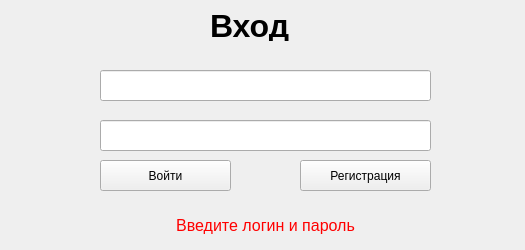
<?xml version="1.0" encoding="UTF-8"?>
<ui version="4.0">
 <class>MainWindow</class>
 <widget class="QMainWindow" name="MainWindow">
  <property name="geometry">
   <rect>
    <x>0</x>
    <y>0</y>
    <width>525</width>
    <height>250</height>
   </rect>
  </property>
  <property name="windowTitle">
   <string>MainWindow</string>
  </property>
  <widget class="QWidget" name="centralwidget">
   <widget class="QLineEdit" name="edit_login">
    <property name="geometry">
     <rect>
      <x>100</x>
      <y>70</y>
      <width>331</width>
      <height>31</height>
     </rect>
    </property>
   </widget>
   <widget class="QLineEdit" name="edit_password">
    <property name="geometry">
     <rect>
      <x>100</x>
      <y>120</y>
      <width>331</width>
      <height>31</height>
     </rect>
    </property>
    <property name="echoMode">
     <enum>QLineEdit::Password</enum>
    </property>
   </widget>
   <widget class="QLabel" name="label">
    <property name="geometry">
     <rect>
      <x>210</x>
      <y>10</y>
      <width>281</width>
      <height>31</height>
     </rect>
    </property>
    <property name="font">
     <font>
      <pointsize>24</pointsize>
      <weight>75</weight>
      <bold>true</bold>
     </font>
    </property>
    <property name="text">
     <string>Вход</string>
    </property>
   </widget>
   <widget class="QPushButton" name="btn_join">
    <property name="geometry">
     <rect>
      <x>100</x>
      <y>160</y>
      <width>131</width>
      <height>31</height>
     </rect>
    </property>
    <property name="text">
     <string>Войти</string>
    </property>
   </widget>
   <widget class="QPushButton" name="btn_reg">
    <property name="geometry">
     <rect>
      <x>300</x>
      <y>160</y>
      <width>131</width>
      <height>31</height>
     </rect>
    </property>
    <property name="text">
     <string>Регистрация</string>
    </property>
   </widget>
   <widget class="QLabel" name="label_error">
    <property name="geometry">
     <rect>
      <x>100</x>
      <y>210</y>
      <width>331</width>
      <height>31</height>
     </rect>
    </property>
    <property name="font">
     <font>
      <pointsize>12</pointsize>
     </font>
    </property>
    <property name="styleSheet">
     <string notr="true">QLabel{
color: rgb(255, 0, 0);
}</string>
    </property>
    <property name="text">
     <string>Введите логин и пароль</string>
    </property>
    <property name="alignment">
     <set>Qt::AlignCenter</set>
    </property>
   </widget>
  </widget>
 </widget>
 <resources/>
 <connections/>
</ui>
